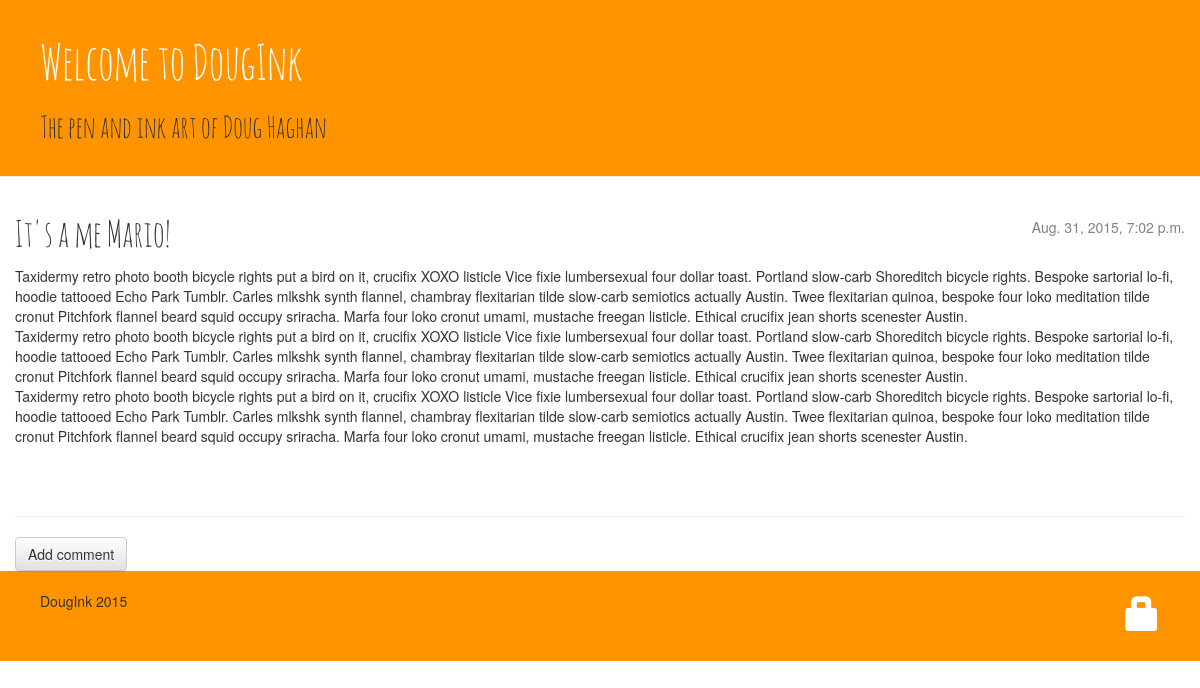
Screenshot of /post/3/ with the database file from the repository.
### blog/models.py (models this page shows, shortened)
class Post(models.Model):
    author = models.ForeignKey('auth.User')
    title = models.CharField(max_length=255)
    text = models.TextField()
    created_date = models.DateTimeField(
            default=timezone.now)
    published_date = models.DateTimeField(
            blank=True, null=True)

### blog/views.py (the view)
# urls.py: url(r'^post/(?P<pk>[0-9]+)/$', views.post_detail, name='post_detail'),
def post_detail(request, pk):
    post = get_object_or_404(Post, pk=pk)
    return render(request, 'blog/post_detail.html', {'post': post})

### blog/templates/blog/post_detail.html (shortened to what this page needs)
{% extends "blog/base.html" %}
{% block content %}
    <div class="post">
        {% if post.published_date %}
            <div class="date">
                {{ post.published_date }}
            </div>
        {% else %}
            <a class="btn btn-default" href="{% url "blog.views.post_publish" pk=post.pk %}">Publish</a>
        {% endif %}
        <h1>{{ post.title }}</h1>
        <p>{{ post.text|linebreaks }}</p>
    </div>
    <hr>
    <a class="btn btn-default" href="{% url "add_comment_to_post" pk=post.pk %}">Add comment</a>
{% endblock %}

### blog/static/css/style.css (style rules this page uses)
h1, h2, h3, h4 { font-family: 'amatic_scregular', sans-serif; }
.date { float: right; color: #828282; }
.post { margin-bottom: 70px; }

### rows the page displays
Post: published_date "Aug. 31, 2015, 7:02 p.m.", title "It's a me Mario!", text "Taxidermy retro photo booth bicycle rights put a bird on it, crucifix XOXO listicle Vice fixie lumbersexual four dollar toast. Portland slow-carb Shoreditch bicycle rights. Bespoke sartorial lo-fi, hoodie tattooed Echo Park Tumblr. Carles mlkshk synth flannel, chambray flexitarian tilde slow-carb semiotics actually Austin. Twee flexitarian quinoa, bespoke four loko meditation tilde cronut Pitchfork flannel beard squid occupy sriracha. Marfa four loko cronut umami, mustache freegan listicle. Ethical crucifix jean shorts scenester Austin. Taxidermy retro photo booth bicycle rights put a bird on it, crucifix XOXO listicle Vice fixie lumbersexual four dollar toast. Portland slow-carb Shoreditch…"
